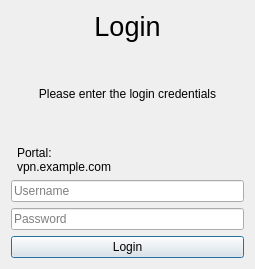
<?xml version="1.0" encoding="UTF-8"?>
<ui version="4.0">
 <class>NormalLoginWindow</class>
 <widget class="QDialog" name="NormalLoginWindow">
  <property name="geometry">
   <rect>
    <x>0</x>
    <y>0</y>
    <width>255</width>
    <height>269</height>
   </rect>
  </property>
  <property name="sizePolicy">
   <sizepolicy hsizetype="Preferred" vsizetype="Minimum">
    <horstretch>0</horstretch>
    <verstretch>0</verstretch>
   </sizepolicy>
  </property>
  <property name="cursor">
   <cursorShape>ArrowCursor</cursorShape>
  </property>
  <property name="windowTitle">
   <string>Login</string>
  </property>
  <property name="modal">
   <bool>true</bool>
  </property>
  <layout class="QVBoxLayout" name="verticalLayout_5">
   <item>
    <layout class="QVBoxLayout" name="verticalLayout_4" stretch="1,0,0">
     <item>
      <layout class="QVBoxLayout" name="verticalLayout">
       <item>
        <widget class="QLabel" name="label">
         <property name="font">
          <font>
           <pointsize>20</pointsize>
          </font>
         </property>
         <property name="text">
          <string>Login</string>
         </property>
         <property name="alignment">
          <set>Qt::AlignCenter</set>
         </property>
        </widget>
       </item>
       <item>
        <widget class="QLabel" name="authMessage">
         <property name="enabled">
          <bool>true</bool>
         </property>
         <property name="sizePolicy">
          <sizepolicy hsizetype="Preferred" vsizetype="Preferred">
           <horstretch>0</horstretch>
           <verstretch>2</verstretch>
          </sizepolicy>
         </property>
         <property name="text">
          <string>Please enter the login credentials</string>
         </property>
         <property name="alignment">
          <set>Qt::AlignCenter</set>
         </property>
        </widget>
       </item>
      </layout>
     </item>
     <item>
      <layout class="QVBoxLayout" name="verticalLayout_2">
       <property name="spacing">
        <number>0</number>
       </property>
       <property name="leftMargin">
        <number>6</number>
       </property>
       <item>
        <widget class="QLabel" name="portalLabel">
         <property name="sizePolicy">
          <sizepolicy hsizetype="Preferred" vsizetype="Preferred">
           <horstretch>0</horstretch>
           <verstretch>0</verstretch>
          </sizepolicy>
         </property>
         <property name="text">
          <string>Portal:</string>
         </property>
         <property name="margin">
          <number>0</number>
         </property>
        </widget>
       </item>
       <item>
        <widget class="QLabel" name="portalAddress">
         <property name="sizePolicy">
          <sizepolicy hsizetype="Preferred" vsizetype="Preferred">
           <horstretch>0</horstretch>
           <verstretch>0</verstretch>
          </sizepolicy>
         </property>
         <property name="text">
          <string>vpn.example.com</string>
         </property>
        </widget>
       </item>
      </layout>
     </item>
     <item>
      <layout class="QVBoxLayout" name="verticalLayout_3">
       <item>
        <widget class="QLineEdit" name="username">
         <property name="placeholderText">
          <string>Username</string>
         </property>
        </widget>
       </item>
       <item>
        <widget class="QLineEdit" name="password">
         <property name="text">
          <string/>
         </property>
         <property name="echoMode">
          <enum>QLineEdit::Password</enum>
         </property>
         <property name="placeholderText">
          <string>Password</string>
         </property>
         <property name="clearButtonEnabled">
          <bool>false</bool>
         </property>
        </widget>
       </item>
       <item>
        <widget class="QPushButton" name="loginButton">
         <property name="text">
          <string>Login</string>
         </property>
        </widget>
       </item>
      </layout>
     </item>
    </layout>
   </item>
  </layout>
 </widget>
 <resources/>
 <connections/>
</ui>
